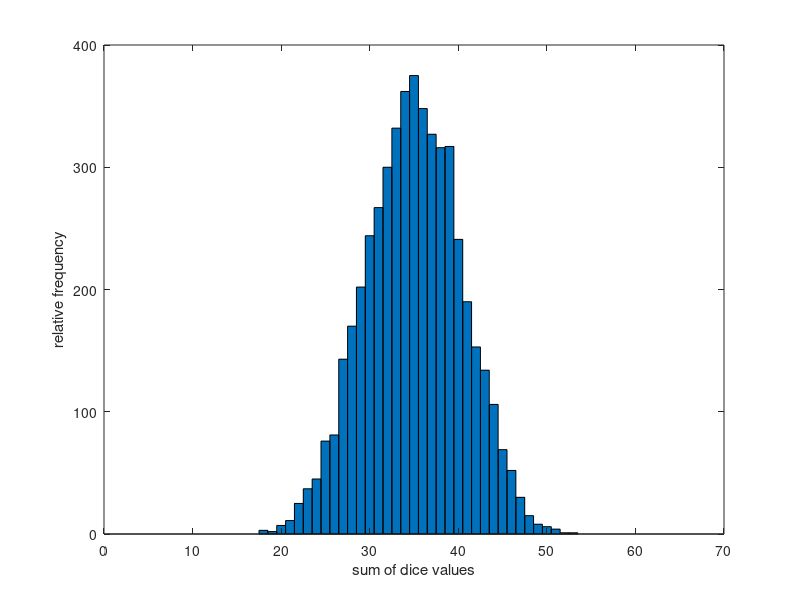

MATLAB code to generate this figure: (Note: this script raises an error after producing the figure.)
function[]= DicePlot()
for roll=1:5000
    diceValues = randi(6,[1, 10]);
    SumDice(roll) = sum(diceValues);
end
distr=zeros(1,6*10);
for i = 10:60
    distr(i)=histc(SumDice,i);
end
bar(distr,1)
xlabel('sum of dice values')
ylabel('relative frequency')
title(['NumDice = ',num2str(NumDice),' , NumRolls = ',num2str(NumRolls)]); 
  end